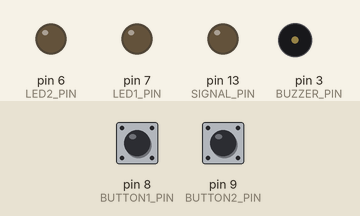
Simulated run of this sketch. Board: Arduino Uno, built with avr-gcc and run on an emulated ATmega328P. Shown: output pins drawn as LEDs (lit = HIGH), buzzer (waves = sounding). Dashed ring = blinking. Inputs (shaded band) come from the test bench; at power-on: pin 8 (BUTTON1_PIN) HIGH, pin 9 (BUTTON2_PIN) HIGH.

Above: at 1.2 s.
1.3 s: pin 8 (BUTTON1_PIN) pulled LOW for 3.2 s
At 2.7 s:
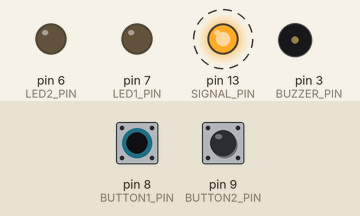
6.0 s: pin 9 (BUTTON2_PIN) pulled LOW for 1 s
At 7.2 s:
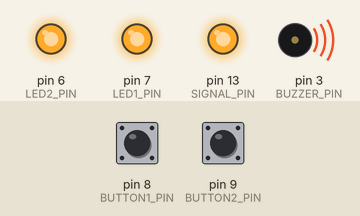
At 21.4 s:
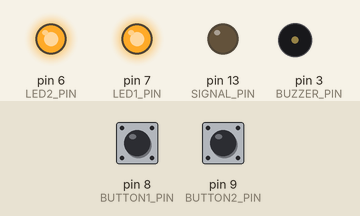
Timing chart, 0 to 22.2 s (numbered marks = the images above; inputs shaded):
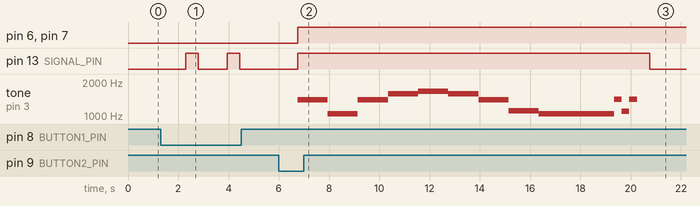

Measured:
- after the input at 1.3 s, pin 13 (SIGNAL_PIN): alternates HIGH for 0.50 s and LOW for 1.2 s, starting after 1.0 s
- after the input at 6.0 s, pin 6 (LED2_PIN), pin 7 (LED1_PIN): LOW → HIGH after 0.75 s; pin 13 (SIGNAL_PIN): LOW → HIGH after 0.75 s, → LOW 14.0 s later; tone on pin 3 (BUZZER_PIN): plays 1396 Hz for 1.2 s, 1046 Hz for 1.2 s, 1396 Hz for 1.2 s, 1567 Hz for 1.2 s, 1661 Hz for 1.2 s, 1567 Hz for 1.2 s … (12 notes in this stretch), starting after 0.75 s

The sketch:

Control-panel.ino
```cpp
#include <Wire.h>

#define DEVICE_ADDRESS 0x14 // I2C address
#define SIGNAL_PIN 13
#define BUTTON1_PIN 8 // Button 1 for Reset (R)
#define BUTTON2_PIN 9 // Button 2 for Emergency Open (V)
#define LED1_PIN 7    // LED 1
#define LED2_PIN 6    // LED 2
#define BUZZER_PIN 3  // Buzzer pin

int resetFlag = 0;
char receivedData;   // Variable to store received data
char dataBuffer = 0; // Buffer to hold data to send to the master

void setup() {
  pinMode(SIGNAL_PIN, OUTPUT);
  pinMode(BUTTON1_PIN, INPUT_PULLUP);  // Button 1 (R)
  pinMode(BUTTON2_PIN, INPUT_PULLUP);  // Button 2 (Emergency Open)
  pinMode(LED1_PIN, OUTPUT);           // LED1 is on pin 7
  pinMode(LED2_PIN, OUTPUT);           // LED2 is on pin 6
  pinMode(BUZZER_PIN, OUTPUT);         // Buzzer pin

  Wire.begin(DEVICE_ADDRESS); // Initialize as I2C slave with address 0x14
  Wire.onReceive(receiveEvent);   // Handle data received from master
  Wire.onRequest(sendData);      // Handle data request from master
}

void loop() {
  delay(1150); // Prevent overload

  // Button 1 (R) - Reset: Send "R" over I2C
  if (digitalRead(BUTTON1_PIN) == LOW) {
    dataBuffer = 'R';          // Store "R" in buffer for reset command
    digitalWrite(SIGNAL_PIN, HIGH); // Trigger signal pin
    resetLEDs();               // Reset LEDs
    delay(500); // Debounce delay
  }

  // Button 2 (Emergency Open) - Send "V" over I2C, turn on both LEDs, and trigger buzzer sequence
  if (digitalRead(BUTTON2_PIN) == LOW) {
    dataBuffer = 'V';          // Store "V" in buffer for emergency open command
    digitalWrite(SIGNAL_PIN, HIGH); // Trigger signal pin
    digitalWrite(LED1_PIN, HIGH); // Turn on LED1
    digitalWrite(LED2_PIN, HIGH); // Turn on LED2
    longBeepSequence();        // Trigger long beep sequence
    delay(500); // Debounce delay
  }

  // Reset signal pin to LOW after processing
  digitalWrite(SIGNAL_PIN, LOW);
}

// This function is called when data is received from the master
void receiveEvent(int bytes) {
  while (Wire.available()) {
    receivedData = Wire.read();  // Store the received data
  }

  // Perform actions based on received data
  if (receivedData == '1') {
    digitalWrite(LED1_PIN, HIGH);  // Turn on LED1
    digitalWrite(LED2_PIN, LOW);   // Ensure LED2 is off
    beep(1000);                    // 1000 Hz tone for beep
  }
  else if (receivedData == '2') {
    digitalWrite(LED1_PIN, LOW);   // Ensure LED1 is off
    digitalWrite(LED2_PIN, HIGH);  // Turn on LED2
    beep(2000);                    // 2000 Hz tone for beep
  }
}

void resetLEDs() {
  digitalWrite(LED1_PIN, LOW);  // Turn off LED1
  digitalWrite(LED2_PIN, LOW);  // Turn off LED2
}

void sendData() {
  Wire.write(dataBuffer);  // Send data stored in buffer to the master
  dataBuffer = 0;          // Clear the dataBuffer after sending
}

void beep(int frequency) {
  tone(BUZZER_PIN, frequency);   // Play the beep with the given frequency
  delay(1000);                   // Beep for 1 second
  noTone(BUZZER_PIN);            // Stop the beep
}

void longBeepSequence() {
  tone(BUZZER_PIN, 1396.91);   // 1st tone
  delay(1200);
  tone(BUZZER_PIN, 1046.50);   // 2nd tone
  delay(1200);
  tone(BUZZER_PIN, 1396.91);   // 3rd tone
  delay(1200);
  tone(BUZZER_PIN, 1567.98);   // 4th tone
  delay(1200);
  tone(BUZZER_PIN, 1661.22);   // 5th tone
  delay(1200);
  tone(BUZZER_PIN, 1567.98);   // 6th tone
  delay(1200);
  tone(BUZZER_PIN, 1396.91);   // 7th tone
  delay(1200);
  tone(BUZZER_PIN, 1108.73);   // 8th tone
  delay(1200);
  tone(BUZZER_PIN, 1046.50);   // 9th tone
  delay(3000); // Long delay before the next tones

  // Short sequence to end the sound
  tone(BUZZER_PIN, 1400);       // Final tone 1
  delay(300);
  tone(BUZZER_PIN, 1100);       // Final tone 2
  delay(300);
  tone(BUZZER_PIN, 1400);       // Final tone 3
  delay(300);
  tone(BUZZER_PIN, 400);        // Short tone
  noTone(BUZZER_PIN);           // Stop the buzzer
}
```
